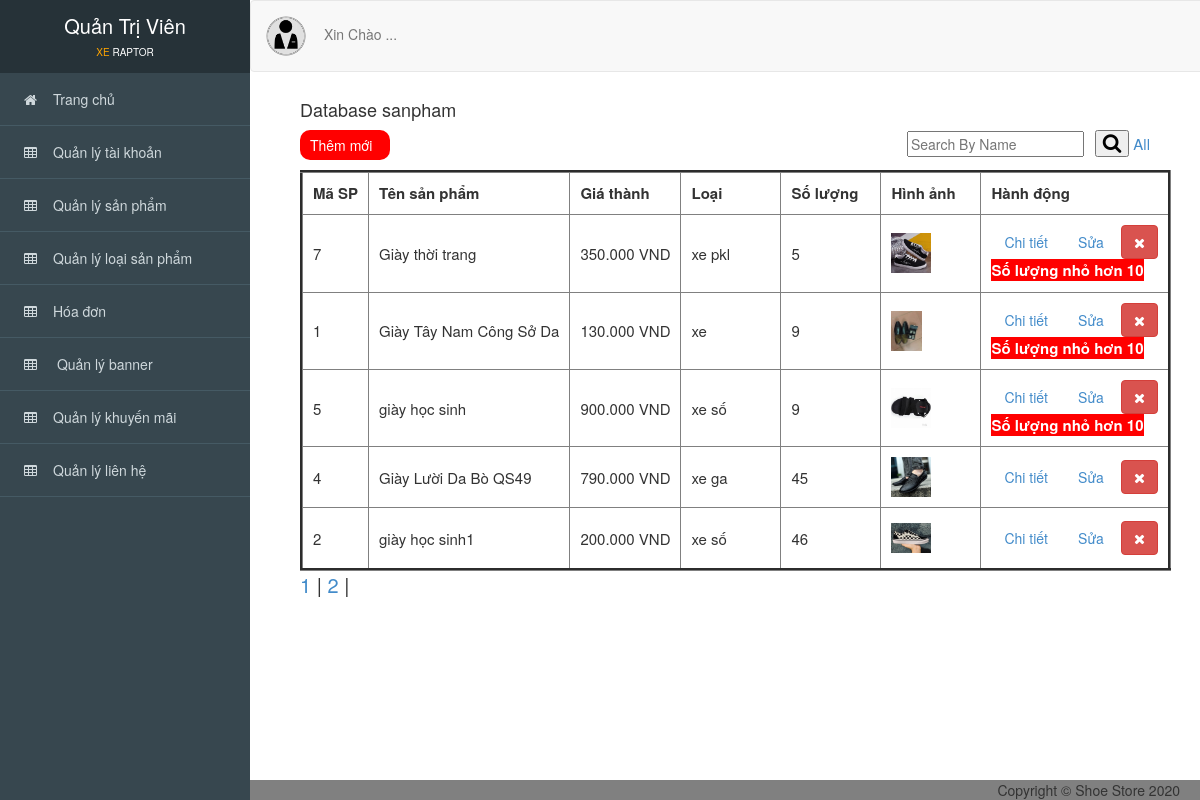
Screenshot of /admin/index.php?action=sanpham with the database file from the repository.
### tables this page shows
CREATE TABLE `sanpham` (
  `idSP` int(11) NOT NULL,
  `idKM` int(11) NOT NULL,
  `idLoaiSP` int(11) NOT NULL,
  `idcolor` int(11) NOT NULL,
  `idsize` int(11) NOT NULL,
  `tenSP` varchar(255) NOT NULL,
  `Dongia` int(11) NOT NULL,
  `anh1` varchar(255) NOT NULL,
  `anh2` varchar(255) NOT NULL,
  `anh3` varchar(255) NOT NULL,
  `ngaynhap` date NOT NULL,
  `mota` varchar(255) NOT NULL,
  `soluong` int(255) NOT NULL
);

### admin/controller_admin/quanlysanpham.php (called while the page is built, shortened)
<?php
    require_once('./model_admin/sanpham.php');
    class sanphamcontroller
    {
        var $sanpham_model;
        public function __construct()
        {
            $this->sanpham_model = new sanpham();
        }
        public function list()
        {
            $gioihan = 5;
            $trang = isset($_GET['trang'])? $_GET['trang'] : '1';
            $batdau = ($trang-1) * $gioihan;
            $sodong = mysqli_num_rows($this->sanpham_model->phantrang());
            $tongsotrang = $sodong/$gioihan;
            if(isset($_POST['timkiem_sp'])){
                $timkiem_sp = $_POST['timkiem_sp'];
                $data = $this->sanpham_model->timkiem_sp($timkiem_sp, $batdau, $gioihan);
            }else{
                $data = $this->sanpham_model->all($batdau, $gioihan);
            }
            require_once('views_admin/index.php');
        }
         }
?>

### admin/model_admin/ketnoi.php (called while the page is built, shortened)
<?php
    class ketnoi
    {
    	function __construct()
    	{
    		$host = "localhost";
    		$username ="root";
    		$password = "";
    		$dbname = "qlbx";
    		$this->connect = new mysqli($host,$username,$password,$dbname);
    	}
    }
?>

### admin/model_admin/sanpham.php (called while the page is built, shortened)
<?php
    require_once('ketnoi.php');
    class sanpham
    {
    	var $conn;
    	function __construct()
    	{
    		$connect_obj = new ketnoi();
    		$this->conn = $connect_obj->connect;
    	}
        function phantrang()
        {
            $query = "SELECT * FROM sanpham";
            return $this->conn->query($query);
        }
    	function all($batdau, $gioihan)
    	{
    		$query = "SELECT * FROM sanpham ORDER BY soluong LIMIT $batdau, $gioihan";
    		$result = $this->conn->query($query);
    		$data = array();
    		while ($row = $result->fetch_assoc()) {
       		   $data[] = $row;
    		}
    		return $data;
    	}
    }
?>

### admin/views_admin/sanpham/quanlysanpham.php (the view, shortened to what this page needs)
<div id="viewport">
<div class="container-fluid" id="noidung">
      <h4>Database sanpham</h4>
      <a class="pull-left themmoi" href="?action=them_sanpham_giaodien"> Thêm mới</a>
      <div class="search_box pull-right" style="margin-right: 50px; margin-top: 0px;">
          <form method="POST" action="?action=sanpham">
          <input type="text" placeholder="Search By Name" name="timkiem_sp">&ensp;
          <button type="submit"><i class="fa fa-search"></i></button>
          <a href="?action=sanpham" style="font-size: 15px;">All </a>
        </form>
      </div>
      <br>
      <br>
      <table border="3" cellpadding="10" style="font-size: 15px;">
          <thead>
               <tr>
                  <th>Mã SP</th>
                  <th class="theadd">Tên sản phẩm</th>
                  <th class="theadd">Giá thành</th>
                  <th class="theadd">Loại</th>
                  <th class="theadd">Số lượng</th>
                  <th class="theadd">Hình ảnh</th>
                  <th>Hành động</th>
               </tr>
          </thead>
          <tbody>
            <?php foreach ($data as $value) { ?>
              <tr>
                  <td scope="row"><?= $value['idSP'] ?></td>
                 <td><?= $value['tenSP'] ?></td>
                  <td><?= $value['Dongia'] ?>.000 VND</td>
                  <td>
                    <?php
                    if($value['idLoaiSP'] == 1) echo "xe  ";
                    if($value['idLoaiSP'] == 2) echo "xe số";
                    if($value['idLoaiSP'] == 3) echo "xe ga";
                    if($value['idLoaiSP'] == 4) echo "xe pkl";
                    ?>
                  </td>
                  <td><?= $value['soluong'] ?></td>
                   <td><img src="./public_admin/image/sanpham/<?php echo $value['anh1'] ?>" widh='40' height='40'></td>
                  <td>
                      <a href="?action=xemsanpham&id=<?= $value['idSP'] ?>" type="button" class="btn btn-light">Chi tiết</a>
                      <a href="?action=suasanpham&id=<?= $value['idSP'] ?>" type="button" class="btn  btn-light">Sửa</a>
                      <a href="?action=xoasanpham&id=<?= $value['idSP'] ?>" onclick="return confirm('Bạn có thật sự muốn xóa ?');" type="button" class="btn btn-danger"title="Xóa  ">
                        <i class="fa fa-times"></i></a>
        <?php if( $value['soluong'] < 10 ) {  ?>
        <a class="soluong" href="?action=them_soluong_giaodien&soluong=<?php echo $value['soluong']?>&idSP=<?php echo $value['idSP']?>"><br>Số lượng nhỏ hơn 10<br></a>
      <?php } ?>
                  </td>
              </tr>
              <?php } ?>
          </tbody>
      </table>
<span style="font-size: 20px;">
      <?php
      if(!isset($timkiem_sp)){
         $tong = ceil($tongsotrang);
       for($i = 1; $i <= $tong; $i++){
          echo '<a href="?action=sanpham&trang='.$i.'">'.$i.'</a> | ';
        }
      }
      ?>
</span>
      <br>
      <br>
      <br>
</div>
</div>

### admin/public_admin/css/style.css (style rules this page uses)
a.soluong { color: white; font-weight: bold; font-size: 15px; background-color: red; }
div.search_box { margin-top: 21px; }
i.fa-search { font-size: 20px; }
body { overflow-x: hidden; font-family: 'Roboto', sans-serif; font-size: 16px; }
#viewport { padding-left: 250px; -webkit-transition: all 0.5s ease; -moz-transition: all 0.5s ease; -o-transition: all 0.5s ease; transition: all 0.5s ease; }
#noidung { padding-top: 90px; padding-left: 50px; background-color: white; }
th.theadd { min-width: 100px; max-width: 170px; }
a.themmoi { height: 30px; width: 90px; background-color: red; color:white; padding: 5px 10px 5px; border-radius: 10px; }

### rows the page displays
sanpham: idSP "7", tenSP "Giày thời trang", Dongia "350", shows "xe pkl", soluong "5", anh1 (picture)
sanpham: idSP "1", tenSP "Giày Tây Nam Công Sở Da", Dongia "130", shows "xe", soluong "9", anh1 (picture)
sanpham: idSP "5", tenSP "giày học sinh", Dongia "900", shows "xe số", soluong "9", anh1 (picture)
sanpham: idSP "4", tenSP "Giày Lười Da Bò QS49", Dongia "790", shows "xe ga", soluong "45", anh1 (picture)
sanpham: idSP "2", tenSP "giày học sinh1", Dongia "200", shows "xe số", soluong "46", anh1 (picture)
